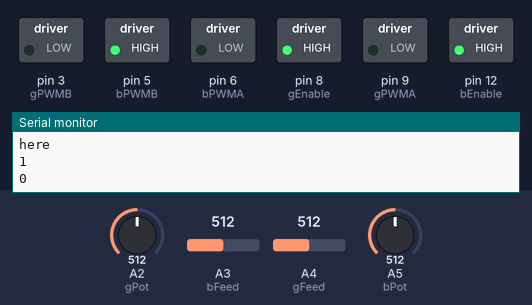
A sketch run on a simulated Arduino Uno, built with avr-gcc and run on an emulated ATmega328P. Shown: switched loads named in the sketch (green lamp = pin HIGH), the last lines printed to the serial monitor. The test bench sets the inputs (shaded band); at power-on: A3 (bFeed) = 512, A4 (gFeed) = 512, A2 (gPot) = 512, A5 (bPot) = 512.

Above: at 1.2 s.
1.3 s: A3 (bFeed) set to 494
At 1.9 s:
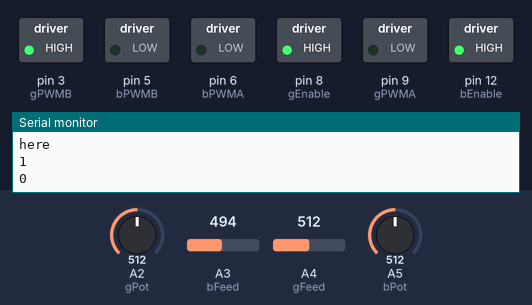
2.8 s: A4 (gFeed) set to 648
4.3 s: A4 (gFeed) set to 676
At 5.4 s:
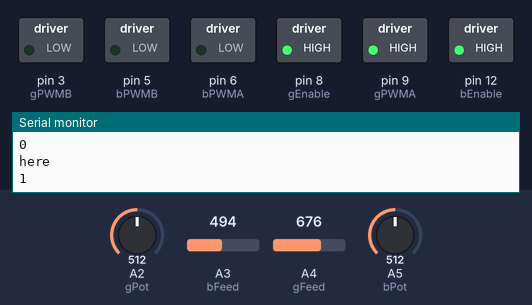
5.8 s: A4 (gFeed) set to 628
7.3 s: A4 (gFeed) set to 595
At 8.2 s:
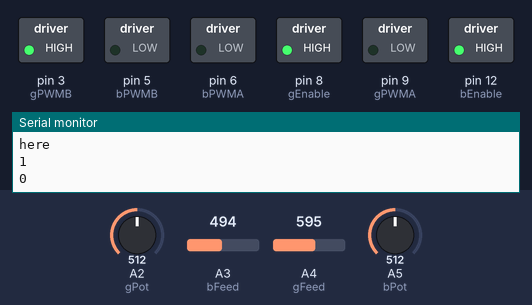
8.8 s: A4 (gFeed) set to 716
At 10.0 s:
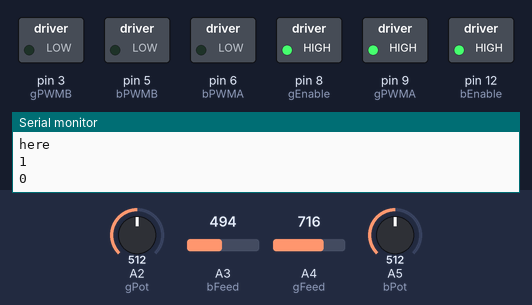
Timing chart, 0 to 11.3 s (numbered marks = the images above; inputs shaded):
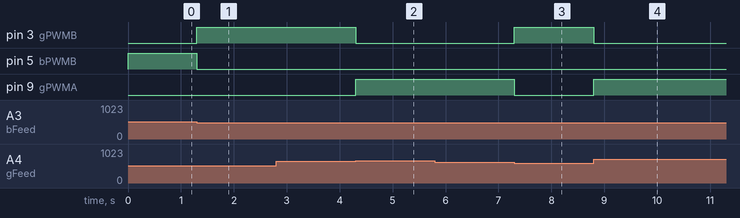

The sketch:

Braking-Gas_Code.ino
```cpp
// All pins & values for the brake actuator
#define bPot A5
#define bFeed A3
#define bMaxPos 560
#define bMinPos 425
#define bPWMA 6 //motorshield pwm pins for brake
#define bPWMB 5
#define bEnable 12

// All pins & values for the gas actuator
#define gPot A2
#define gFeed A4
#define gMaxPos 750
#define gMinPos 600
#define gPWMA 9
#define gPWMB 3
#define gEnable 8


String bLoc = " ";
String gLoc = " ";

bool braking;

void setup() {
  Serial.begin(9600);

  //initializing brake pins
  pinMode(bPot, INPUT);
  pinMode(bFeed, INPUT);
  pinMode(bPWMA, OUTPUT);
  pinMode(bPWMB, OUTPUT);
  pinMode(bEnable, OUTPUT);
  digitalWrite(bEnable, HIGH);

  //initializing gas pins
  pinMode(gPot, INPUT);
  pinMode(gFeed, INPUT);
  pinMode(gPWMA, OUTPUT);
  pinMode(gPWMB, OUTPUT);
  pinMode(gEnable, OUTPUT);
  digitalWrite(gEnable, HIGH);

}

void loop() {

  int bPotVal = analogRead(bPot);
  int gPotVal = analogRead(gPot);
  int bLinVal = analogRead(bFeed);
  int gLinVal = analogRead(gFeed);

  //Serial.println(bLinVal);

  bPotVal = map(bPotVal, 0, 1023, bMinPos, bMaxPos);
  gPotVal = map(gPotVal, 0, 1023, gMinPos, gMaxPos);

  bLoc = bRange(bLinVal, bPotVal);
  gLoc = gRange(gLinVal, gPotVal);

  braking = isBraking(bPotVal, gLinVal);
  Serial.println(braking);

  //Serial.println("Running");

  while(bLoc == "Not in Range") {
    if(bLinVal > bPotVal) {
      pushBrake();
    }
    if(bLinVal < bPotVal) {
      pullBrake();
    }

    //isBraking(bPotVal, gLinVal);

    bPotVal = analogRead(bPot);
    bPotVal = map(bPotVal, 0, 1023, bMinPos, bMaxPos);
    bLinVal = analogRead(bFeed);

    //Serial.println("Stuck1");

    bLoc = bRange(bLinVal, bPotVal);
    if(bLoc == "In Range") {
      stopBrake();
    }
    //Serial.println("Stuck1");
  }


  bLoc = bRange(bLinVal, bPotVal);
  gLoc = gRange(gLinVal, gPotVal);


  while(gLoc == "Not in Range" && braking == false) {
    if(gLinVal > gPotVal) {
      pullGas();
    }
    if(gLinVal < gPotVal) {
      pushGas();
    }

    gPotVal = analogRead(gPot);
    gPotVal = map(gPotVal, 0, 1023, gMinPos, gMaxPos);
    gLinVal = analogRead(gFeed);

    bPotVal = analogRead(bPot);
    bPotVal = map(bPotVal, 0, 1023, bMinPos, bMaxPos);

    gLoc = gRange(gLinVal, gPotVal);
    if(gLoc == "In Range") {
      stopGas();
    }
  }


}

void stopBrake() {
  analogWrite(bPWMA, 0);
  analogWrite(bPWMB, 0);
}

void pushBrake() {
  analogWrite(bPWMB, 255);
  analogWrite(bPWMA, 0);
}

void pullBrake() {
  analogWrite(bPWMB, 0);
  analogWrite(bPWMA, 255);
}

void stopGas() {
  analogWrite(gPWMA, 0);
  analogWrite(gPWMB, 0);
}

void pushGas() {
  analogWrite(gPWMB, 255);
  analogWrite(gPWMA, 0);
}

void pullGas() {
  analogWrite(gPWMB, 0);
  analogWrite(gPWMA, 255);
}

String bRange(int bLinVal, int bPotVal) {
  String bLoc = " ";
  if(bLinVal <= bPotVal + 10 && bLinVal >= bPotVal - 10) {
    bLoc = "In Range";
  }

  if(bLinVal > bPotVal + 10 || bLinVal < bPotVal - 10) {
    bLoc = "Not in Range";
  }

  return bLoc;
}

String gRange(int gLinVal, int gPotVal) {
  String gLoc = " ";
  if(gLinVal <= gPotVal + 10 && gLinVal >= gPotVal - 10) {
    gLoc = "In Range";
  }

  if(gLinVal > gPotVal + 10 || gLinVal < gPotVal - 10) {
    gLoc = "Not in Range";
  }

  return gLoc;
}

bool isBraking(int bPotVal, int gLinVal) {
  bPotVal = analogRead(bPot);
  bPotVal = map(bPotVal, 0, 1023, bMinPos, bMaxPos);
  if (bPotVal > bMinPos + 15) {
    braking = true;
    Serial.println("here");
  }
  if (bPotVal <= bMinPos+15) {
    braking = false;
  }

  Serial.println(braking);

  gLinVal = analogRead(gFeed);

  while(braking = true && gLinVal > gMinPos+10) {
    pullGas();
    gLinVal = analogRead(gFeed);
  }
  return braking;
}
```

Measured:
- the behaviour switches between 503 and 502 on A3 (bFeed) (found by bisection; images 0 and 1)
- the behaviour switches between 664 and 665 on A4 (gFeed) (found by bisection; images 1 and 2)
- the behaviour switches between 611 and 610 on A4 (gFeed) (found by bisection; images 2 and 3)
- after the input at 1.3 s, pin 3 (gPWMB): LOW → HIGH at once; pin 5 (bPWMB): HIGH → LOW at once
- after the input at 2.8 s, every drawn part: stays the same
- after the input at 4.3 s, pin 3 (gPWMB): HIGH → LOW at once; pin 9 (gPWMA): LOW → HIGH at once
- after the input at 5.8 s, every drawn part: stays the same
- after the input at 7.3 s, pin 3 (gPWMB): LOW → HIGH at once; pin 9 (gPWMA): HIGH → LOW at once
- after the input at 8.8 s, pin 3 (gPWMB): HIGH → LOW at once; pin 9 (gPWMA): LOW → HIGH at once
